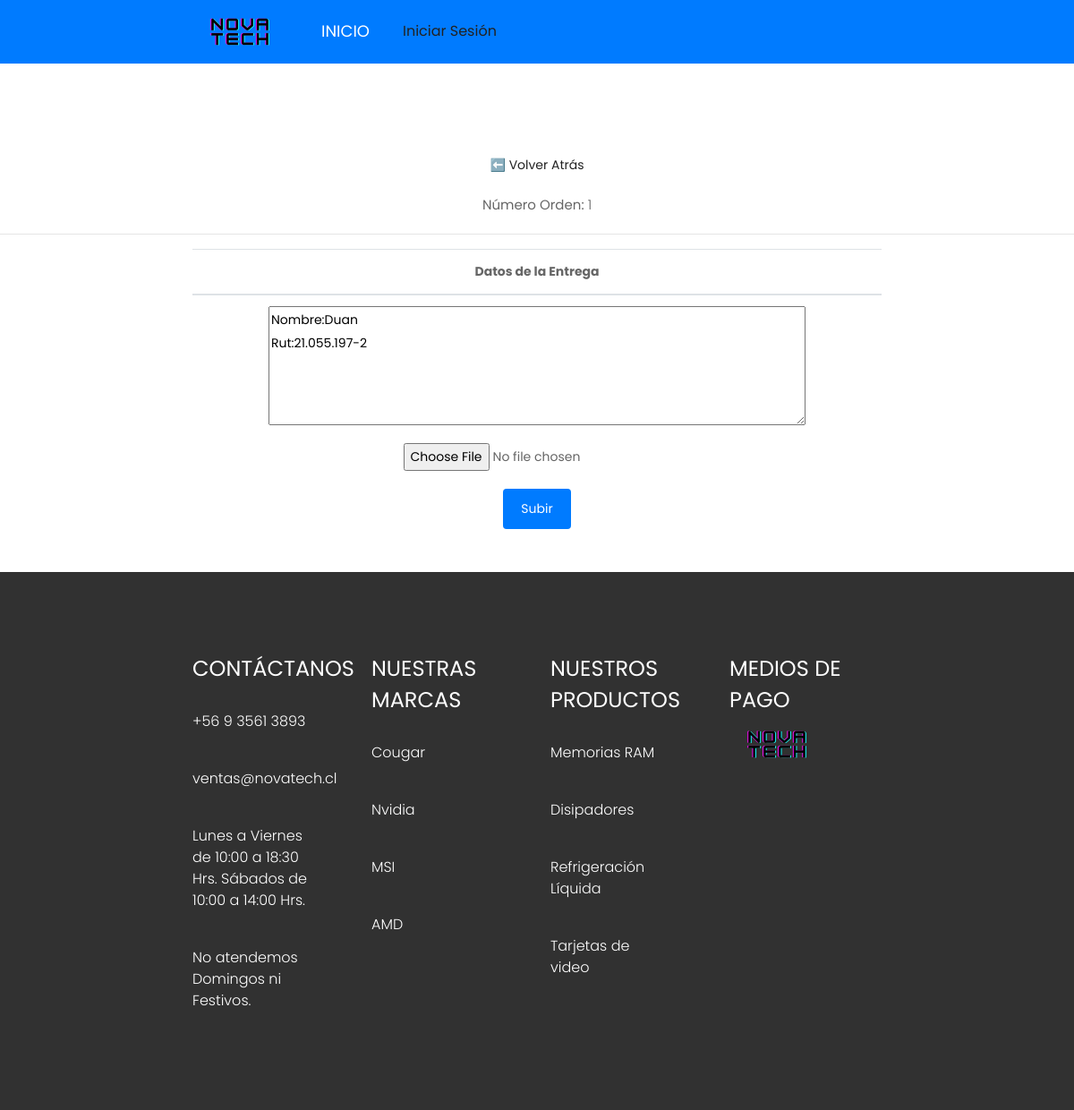
Screenshot of /detalleorden/11/ with the database file from the repository.
### core/models.py (models this page shows, shortened)
class Orden(models.Model):
    numero_orden = models.CharField(max_length=10)
    fecha_orden = models.CharField(max_length=10)
    productos = models.ManyToManyField('Producto')  # Cambiado a ManyToManyField
    cantidad = models.IntegerField(validators=[MinValueValidator(1)])
    rut_cliente = models.CharField(max_length=12)
    nombre_razon_social = models.CharField(max_length=100)
    direccion_cliente = models.CharField(max_length=200)
    telefono_cliente = models.CharField(max_length=15,blank=True, null=False)
    correo_clinte = models.EmailField()
    rut = models.CharField(max_length=12)
    razon_social = models.CharField(max_length=100)
    direccion = models.CharField(max_length=200)
    telefono = models.CharField(max_length=15,blank=True, null=False)
    correo = models.EmailField()
    sitio_web = models.URLField(blank=True, null=False)
    tipo_servicio = models.CharField(max_length=100, blank=True, null=True)

class Comprobante(models.Model):
    compra = models.ForeignKey(Orden, on_delete=models.CASCADE, related_name='comprobantes')
    datos_cliente = models.TextField(blank=True, null=True)
    comprobante = models.FileField(upload_to='comprobantes/', blank=True, null=True)

### core/views.py (the view, shortened to what this page needs)
# urls.py: path('detalleorden/<int:orden_id>/', views.detalleorden, name='detalleorden'),
def detalleorden(request, orden_id):
    orden = get_object_or_404(Orden, id=orden_id)
    comprobante, created = Comprobante.objects.get_or_create(compra=orden)
    return render(request, 'core/detalleorden.html', {'orden': orden, 'comprobante': comprobante})

### core/templates/core/detalleorden.html (shortened to what this page needs)
{% extends 'core/base.html' %}
{% load static %}
{% block contenido %}
<h1 class="text-center display-6" style="color: black;">Detalle Comprobante</h1>
<br>
<br>
<br>
<br>
<br>
<center><a href="{% url 'aceptarOrden' %}" class="back-button">⬅️ Volver Atrás</a></center>
<center><p><strong>Número Orden:</strong> {{ orden.numero_orden }}</p></center>
<hr/>
</head>
<body>
<section class="cart_area">
    <div class="container">
        <div class="cart_inner">
            <div class="table-responsive">
                <table class="table">
                    <thead>
                        <tr>
                            <th scope="col">Datos de la Entrega</th>
                        </tr>
                    </thead>
                    <tbody>
                        <tr>
                            <td>
                                <form id="subirOrdenForm" method="POST" enctype="multipart/form-data" action="{% url 'detalleorden' orden.id %}">
                                    <div class="media">
                                        <div class="media-body">
                                            <textarea name="datos_cliente" id="datos_cliente" cols="30" rows="5">{{ comprobante.datos_cliente }}</textarea>
                                        </div>
                                    </div>
                                    <input type="file" name="comprobante_file" accept="image/*,.pdf">
                                    <button type="submit">Subir</button>
                                </form>
                            </td>
                        </tr>
                    </tbody>
                </table>
            </div>
        </div>
    </div>
</section>
{% endblock %}

### core/static/core/css/style.css (style rules this page uses)
* { box-sizing: border-box !important; transition: ease all 0.5s; }
html { scroll-behavior: smooth; }
body { color: #666666; font-size: 14px; font-family:Poppins; line-height: 1.80857; font-weight: normal; overflow-x: hidden; }
a { color: #1f1f1f; text-decoration: none !important; outline: none !important; -webkit-transition: all .3s ease-in-out; -moz-transition: all .3s ease-in-out; -ms-transition: all .3s ease-in-out; -o-transition: all .3s ease-in-out; transition: all .3s ease-in-out; }
h1, h2, h3, h4, h5, h6 { letter-spacing: 0; font-weight: normal; position: relative; padding: 0 0 10px 0; font-weight: normal; line-height: normal; color: #111111; margin: 0 }
h1 { font-size: 24px }
*, *::after, *::before { -webkit-box-sizing: border-box; -moz-box-sizing: border-box; box-sizing: border-box; }
p { margin: 20px; font-weight: 300; font-size: 15px; line-height: 24px; }
a { color: #222222; text-decoration: none; outline: none !important; }
a, .btn { text-decoration: none !important; outline: none !important; -webkit-transition: all .3s ease-in-out; -moz-transition: all .3s ease-in-out; -ms-transition: all .3s ease-in-out; -o-transition: all .3s ease-in-out; transition: all .3s ease-in-out; }
button { border: 0; margin: 0; padding: 0; cursor: pointer; }

### core/templates/core/detalleorden.html (style rules this page uses)
.container { width: 100%; max-width: 800px; }
.table-responsive { text-align: center; }
.media { justify-content: center; }
.media-body { display: flex; justify-content: center; }
form div { display: flex; justify-content: center; }
form div textarea { width: 100%; max-width: 600px; }
form input[type="file"] { display: block; margin: 20px auto; }
form button { display: block; margin: 20px auto; background-color: #007BFF; color: white; padding: 10px 20px; border: none; border-radius: 4px; }

### rows the page displays
Orden: numero_orden "1"
Comprobante: datos_cliente "Nombre:Duan Rut:21.055.197-2"
